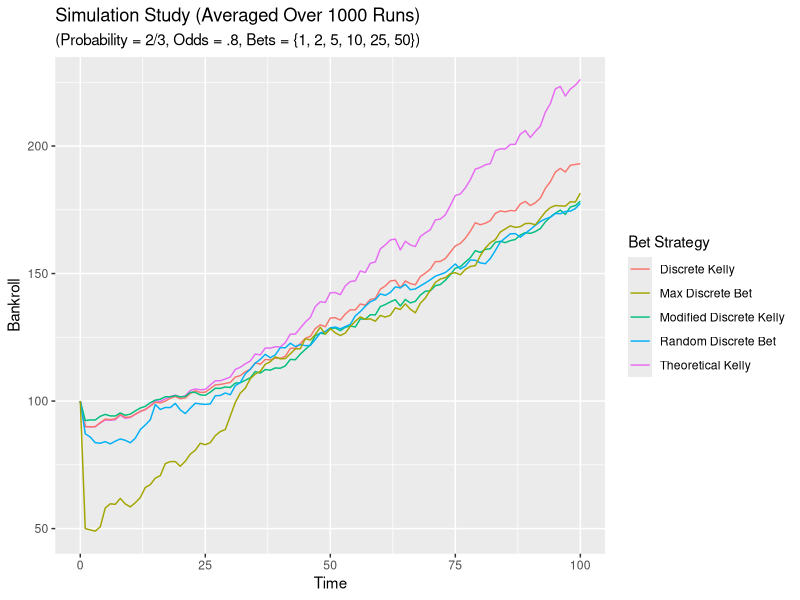

Write the R code that produced this figure.
library(tidyverse)

EV <- function(odds, probability, bankroll, bet){
  probability * log(1 + (odds * bet / bankroll)) + (1 - probability) * log(1 - (bet / bankroll))
}

random_bet <- function(bankroll, bet){
  bet_possible = bet[bet <= bankroll]
  if(length(bet_possible) > 0){
    sample(bet_possible, 1)
  }
  else{
    0
  }
}

max_bet <- function(bankroll, bet){
  bet_possible = bet[bet <= bankroll]
  if(length(bet_possible) > 0){
    max(bet_possible)
  }
  else{
    0
  }
}

kelly_bet <- function(odds, probability, bankroll) {
  finalbet = ((probability * (odds + 1) - 1) / odds) * bankroll
  if(bankroll >= finalbet){
    finalbet
  }
  else{
    0
  }
}

best_fixed_bet <- function(odds, probability, bankroll, bet){
  result = data.frame(bet) %>%
    mutate(expected_value = EV(odds, probability, bankroll, bet))
  result <- result[order(-result$expected_value),]
  finalbet = result$bet[[1]]
  if(bankroll >= finalbet){
    finalbet
  }
  else{
    0
  }
}

best_two_bets <- function(odds, probability, bankroll, bet){
  kelly_bet = kelly_bet(odds, probability, bankroll)
  result = data.frame(bet) %>%
    mutate(kelly_difference = abs(bet - kelly_bet))
  result <- result[order(result$kelly_difference),]
  best_bets <- c(result$bet[[1]], result$bet[[2]])
  decision_RV <- sample(1:2, 1)
  finalbet = best_bets[decision_RV]
  if(bankroll >= finalbet){
    finalbet
  }
  else{
    0
  }
}

bet_sim <- function(initial_bankroll, odds, probability, possible_bets, num_bets){
  bet_result = c("N/A", rbinom(num_bets, 1, probability))
  
  kelly_bankroll = integer(length(num_bets))
  discrete_kelly_bankroll = integer(length(num_bets))
  modified_discrete_kelly_bankroll = integer(length(num_bets))
  random_discrete_bankroll = integer(length(num_bets))
  max_discrete_bankroll = integer(length(num_bets))
  
  kelly_bankroll[1] = initial_bankroll
  discrete_kelly_bankroll[1] = initial_bankroll
  modified_discrete_kelly_bankroll[1] = initial_bankroll
  random_discrete_bankroll[1] = initial_bankroll
  max_discrete_bankroll[1] = initial_bankroll
  
  for (i in 2:(num_bets + 1)){
    if(bet_result[i - 1] == 1){
      kelly_bankroll[i] = (kelly_bankroll[i-1] + odds * kelly_bet(odds, probability, kelly_bankroll[i-1]))
      discrete_kelly_bankroll[i] = (discrete_kelly_bankroll[i-1] + odds * best_fixed_bet(odds, probability, discrete_kelly_bankroll[i-1], possible_bets))
      modified_discrete_kelly_bankroll[i] = (modified_discrete_kelly_bankroll[i-1] + odds * best_two_bets(odds, probability, modified_discrete_kelly_bankroll[i-1], possible_bets))
      random_discrete_bankroll[i] = (random_discrete_bankroll[i-1] + odds * random_bet(random_discrete_bankroll[i-1], possible_bets))
      max_discrete_bankroll[i] = (max_discrete_bankroll[i-1] + odds * max_bet(max_discrete_bankroll[i-1], possible_bets))
    }
    else{
      kelly_bankroll[i] = (kelly_bankroll[i-1] - kelly_bet(odds, probability, kelly_bankroll[i-1]))
      discrete_kelly_bankroll[i] = (discrete_kelly_bankroll[i-1] - best_fixed_bet(odds, probability, discrete_kelly_bankroll[i-1], possible_bets))
      modified_discrete_kelly_bankroll[i] = (modified_discrete_kelly_bankroll[i-1] - best_two_bets(odds, probability, modified_discrete_kelly_bankroll[i-1], possible_bets))
      random_discrete_bankroll[i] = (random_discrete_bankroll[i-1] - random_bet(random_discrete_bankroll[i-1], possible_bets))
      max_discrete_bankroll[i] = (max_discrete_bankroll[i-1] - max_bet(max_discrete_bankroll[i-1], possible_bets))
      }
  }
  data.frame(time = 0:(num_bets), bet_result, kelly_bankroll, discrete_kelly_bankroll, modified_discrete_kelly_bankroll, random_discrete_bankroll, max_discrete_bankroll)
}

multiple_sim <- function(initial_bankroll, odds, probability, possible_bets, num_bets, num_sims){
  result = data.frame()
  for(sim in 1:num_sims){
    simdf = bet_sim(initial_bankroll, odds, probability, possible_bets, num_bets)
    result = rbind(result, simdf)
  }
  result %>%
    group_by(time) %>%
    summarise(kelly_bankroll = mean(kelly_bankroll),
              discrete_kelly_bankroll = mean(discrete_kelly_bankroll),
              modified_discrete_kelly_bankroll = mean(modified_discrete_kelly_bankroll),
              random_discrete_bankroll = mean(random_discrete_bankroll),
              max_discrete_bankroll = mean(max_discrete_bankroll))
}

# data_run = bet_sim(initial_bankroll = 10, odds = .8, probability = .6, possible_bets = c(1, 2, 5, 10, 25, 50), num_bets = 100)

data_run = multiple_sim(initial_bankroll = 100, 
                        odds = .8, 
                        probability = .6, 
                        possible_bets = c(1, 2, 5, 10, 25, 50), 
                        num_bets = 100, 
                        num_sims = 100)

ggplot(data_run, aes(time)) + 
  geom_line(aes(y = kelly_bankroll, colour = "Theoretical Kelly")) + 
  geom_line(aes(y = discrete_kelly_bankroll, colour = "Discrete Kelly")) + 
  geom_line(aes(y = modified_discrete_kelly_bankroll, colour = "Modified Discrete Kelly")) + 
  geom_line(aes(y = random_discrete_bankroll, colour = "Random Discrete Bet")) + 
  geom_line(aes(y = max_discrete_bankroll, colour = "Max Discrete Bet")) + 
  ggtitle("Simulation Study (Averaged Over 1000 Runs)", subtitle = "(Probability = 2/3, Odds = .8, Bets = {1, 2, 5, 10, 25, 50})") + 
  scale_colour_discrete(name  = "Bet Strategy") + 
  ylab("Bankroll") + 
  xlab("Time")
